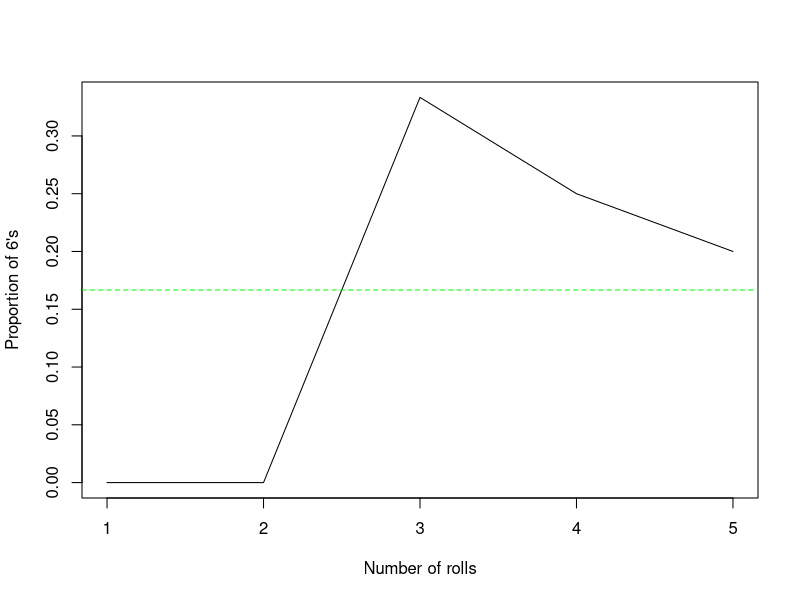
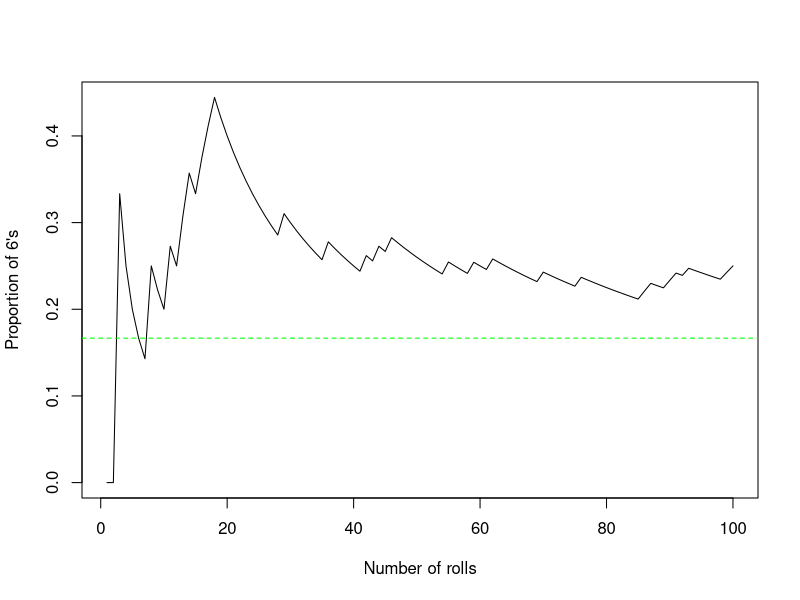
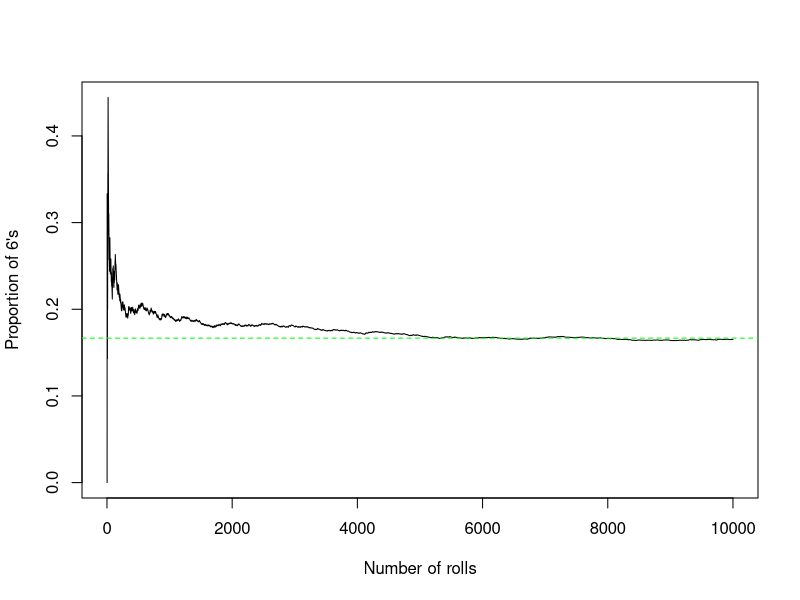

Source code (R) for these figures, in order:
## ---- chunk 1
knitr::opts_chunk$set(echo = TRUE)

## ---- chunk 2
roll <- function(n = 1, seed = NA) {
  if (!is.na(seed)){
    set.seed(seed)
  }
  r <- sample(1:6, n ,replace = TRUE)
  props <- vector()
  for (i in 1:n){
    props <- append(props, sum(r[1:i] == 6)/i)
  }
  plot(x = 1:n, y = props, type = 'l',
       xlab = "Number of rolls", ylab = "Proportion of 6's")
  abline(h = (1/6), lty = 2, col = "green")
}
## ---- chunk 3
roll(n=5, seed = 1234)
## ---- chunk 4
roll(n=100, seed = 1234)
## ---- chunk 5
with_seed <- roll(n=10000, seed = 1234)
## ---- chunk 6
num.666.found <- vector()
for (n in 1:10000){
  run.tot <- 0
  r <- sample(1:6, 100, replace = T)
  for (i in 1:100){
    if (i+2 <= 100){
      if (r[i] == 6){
        if (r[i+1] == 6){
          if (r[i+2] == 6){
            if(r[i+3] != 6 | is.na(r[i+3])){
              run.tot <- run.tot + 1
            }
          }
        }
      }
    }
  }
  num.666.found <- append(num.666.found, run.tot)
}

print(paste("After 10000 trials the probability of", 
            "at least 1 instance of 666 in 100 rolls is:"
            ,mean(num.666.found >= 1)))

